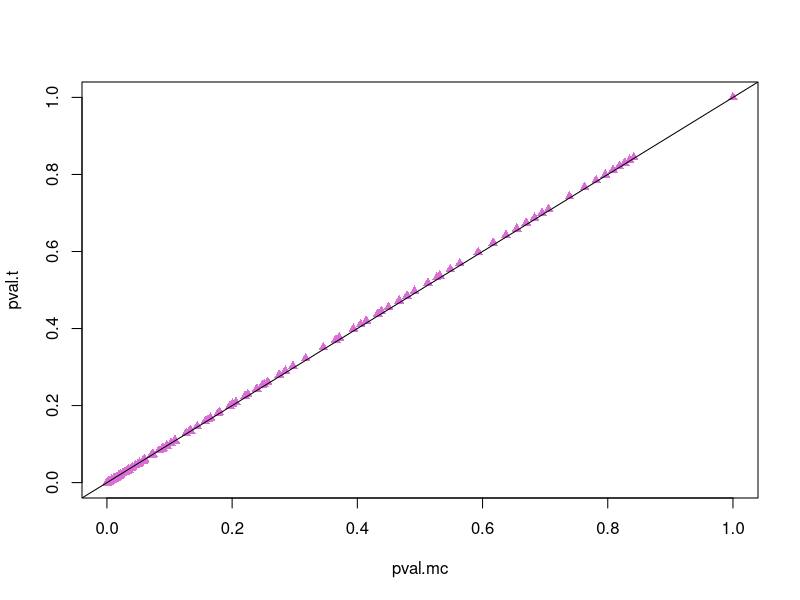
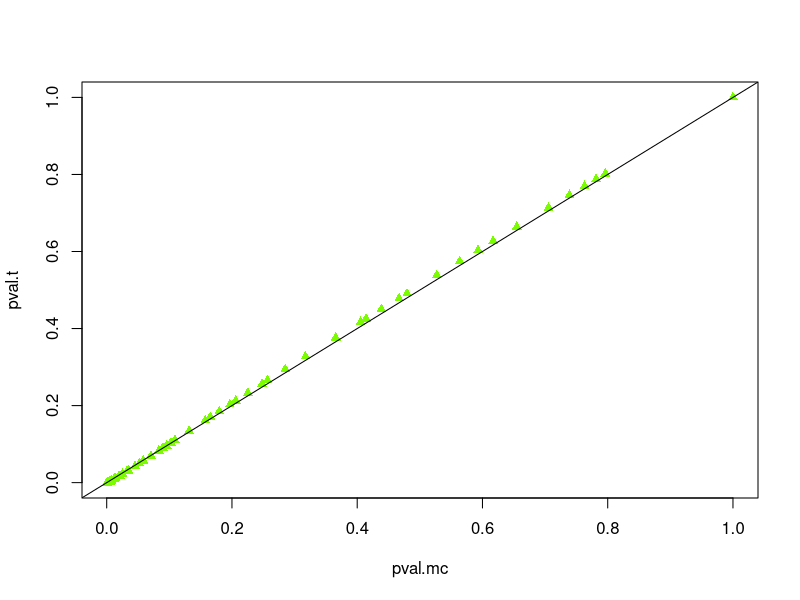

Here is the R script that generated these plots, in order:
## ---- chunk 1
#| echo: TRUE
#| eval: TRUE
tabA <- cbind(c(15, 10), c(5, 20))
tabA
## ---- chunk 2
#| echo: TRUE
#| eval: TRUE
#| output-location: fragment
testRslt <- chisq.test(tabA, correct = FALSE)
testRslt
## ---- chunk 3
#| echo: TRUE
#| eval: TRUE
testRslt <- chisq.test(tabA, correct = FALSE)
testRslt
testRslt2 <- prop.test(tabA, correct = FALSE)
testRslt2
## ---- chunk 4
#| echo: TRUE
#| eval: TRUE
fisherRslt <- fisher.test(tabA)
## ---- chunk 5
#| echo: TRUE
#| eval: TRUE
fisherRslt <- fisher.test(tabA)
fisherRslt
## ---- chunk 6
#| echo: TRUE
#| eval: TRUE
names(fisherRslt)
## ---- chunk 7
#| echo: TRUE
#| eval: TRUE
dhyper(tabA[1,1], m = 25, n = 25, k = 20)
## ---- chunk 8
#| echo: TRUE
#| eval: TRUE
dhyper(tabA[1,1], m = 25, n = 25, k = 20)
dhyper(tabA[1,1], m = 20, n = 30, k = 25)
## ---- chunk 9
#| echo: TRUE
#| eval: TRUE
dhyper(tabA[1,1], m = 25, n = 25, k = 20)
obsTabProb <- dhyper(tabA[1,1], m = 25, n = 25, k = 20)
## ---- chunk 10
#| echo: TRUE
#| eval: TRUE
choose(25, 15) * choose(25, 5) / choose(50, 20)
dhyper(15, m = 25, n = 25, k = 20)
## ---- chunk 11
#| echo: TRUE
#| eval: TRUE
dhyper(0:20, m = 25, n = 25, k = 20)
allTabsProbs <- dhyper(0:20, m = 25, n = 25, k = 20)
## ---- chunk 12
#| echo: TRUE
#| eval: TRUE
# The indices of probabilities ≤ the observed table probability
which(allTabsProbs <= obsTabProb) 
## ---- chunk 13
#| echo: TRUE
#| eval: TRUE
# The indices of probabilities ≤ the observed table probability
which(allTabsProbs <= obsTabProb)

# The corresponding values of k producing such tables
(0:20)[allTabsProbs <= obsTabProb]
## ---- chunk 14
#| echo: TRUE
#| eval: TRUE
allTabsProbs[allTabsProbs <= obsTabProb]
## ---- chunk 15
#| echo: TRUE
#| eval: TRUE
allTabsProbs[allTabsProbs <= obsTabProb]
sum(allTabsProbs[allTabsProbs <= obsTabProb])
## ---- chunk 16
#| echo: TRUE
#| eval: TRUE
# We can check it matches the R function
sum(allTabsProbs[allTabsProbs <= obsTabProb])
fisher.test(tabA)[["p.value"]]
## ---- chunk 17
#| echo: TRUE
#| eval: TRUE
pX <- 0.5      # P(X = 1)
pY1 <- 0.7     # P(Y = 1 | X = 1)

# Solve for pY0 so that p_Y has desired value
pY0 <- pX * (1 - pY1) / (1 - pX)

# Marginal P(Y = 1)
pY <- pY1 * pX + pY0 * (1 - pX)
pY
## ---- chunk 18
#| echo: TRUE
#| eval: TRUE
n <- 50
## ---- chunk 19
#| echo: TRUE
#| eval: TRUE
n <- 50
sampX <- rbinom(n, 1, pX)
## ---- chunk 20
#| echo: TRUE
#| eval: TRUE
n <- 50
sampX <- rbinom(n, 1, pX)
table(sampX)
## ---- chunk 21
#| echo: TRUE
#| eval: TRUE
n <- 50
sampX <- rbinom(n, 1, pX)
rbind(sampX, pY1 * (sampX == 1) + pY0 * (sampX == 0)) # Each pair displayed
## ---- chunk 22
#| echo: TRUE
#| eval: TRUE
n <- 50
sampX <- rbinom(n, 1, pX)
sampY <- rbinom(n, 1, pY1 * (sampX == 1) + pY0 * (sampX == 0))
## ---- chunk 23
#| echo: TRUE
#| eval: TRUE
n <- 50
sampX <- rbinom(n, 1, pX)
sampY <- rbinom(n, 1, pY1 * (sampX == 1) + pY0 * (sampX == 0))
table(sampX, sampY)
## ---- chunk 24
#| echo: TRUE
#| eval: TRUE
t.test(sampX, sampY, paired = TRUE)
## ---- chunk 25
#| echo: TRUE
#| eval: TRUE
t.test(sampX, sampY, paired = TRUE)
mcnemar.test(sampX, sampY, correct = FALSE)
## ---- chunk 26
#| echo: TRUE
#| eval: TRUE
nsim <- 10000
pval.mc <- pval.t <- rep(0, nsim)
## ---- chunk 27
#| echo: TRUE
#| eval: TRUE
nsim <- 10000
pval.mc <- pval.t <- rep(0, nsim)
for (i in 1:nsim) {
  sampX <- rbinom(n, 1, pX)
  sampY <- rbinom(n, 1, pY1 * (sampX == 1) + pY0 * (sampX == 0))
  pval.mc[i] <- mcnemar.test(sampX, sampY, correct = FALSE)$p.val
  pval.t[i] <- t.test(sampX, sampY, paired = TRUE)$p.val
}
mean(pval.mc < 0.05)
mean(pval.t < 0.05)
## ---- chunk 28
#| echo: TRUE
#| eval: TRUE
plot(pval.mc, pval.t, 
     col = "orchid", 
     pch = 17)
abline(0, 1)
## ---- chunk 29
#| echo: TRUE
#| eval: TRUE
pX <- 1 / 3      # P(X = 1)
pY1 <- 0.50      # P(Y = 1 | X = 1)

# Solve for pY0 so that p_Y has desired value
pY0 <- pX * (1 - pY1) / (1 - pX)

# Marginal P(Y = 1)
pY <- pY1 * pX + pY0 * (1 - pX)
pY
## ---- chunk 30
#| echo: TRUE
#| eval: TRUE
n <- 25
sampX <- rbinom(n, 1, pX)
sampY <- rbinom(n, 1, pY1 * (sampX == 1) + pY0 * (sampX == 0))
table(sampX, sampY)
## ---- chunk 31
#| echo: TRUE
#| eval: TRUE
nsim <- 10000
pval.mc <- pval.t <- rep(0, nsim)
for (i in 1:nsim) {
  sampX <- rbinom(n, 1, pX)
  sampY <- rbinom(n, 1, pY1 * (sampX == 1) + pY0 * (sampX == 0))
  pval.mc[i] <- mcnemar.test(sampX, sampY, correct = FALSE)$p.val
  pval.t[i] <- t.test(sampX, sampY, paired = TRUE)$p.val
}
mean(pval.mc < 0.05)
mean(pval.t < 0.05)
## ---- chunk 32
#| echo: TRUE
#| eval: TRUE
plot(pval.mc, pval.t, 
     col = "lawngreen", 
     pch = 17)
abline(0, 1)
